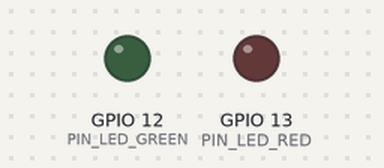
This sketch was run on a simulated ESP32. On the bench: output pins drawn as LEDs (lit = HIGH). WiFi joins after 1.5 s; servers stay silent unless stated; network time is answered at once with the bench clock; the local clock reads 2024-03-15 10:24:30 at power-on unless the sketch sets it; what the sketch prints to the serial monitor is not drawn.

Above: at 3.5 s.
At 8.15 s:
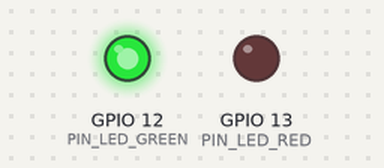
Timing chart, 0 to 9.0 s (numbered marks = the images above):
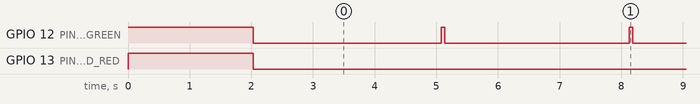

The sketch:

wh_ntp.ino
```cpp
#include "wh_ntp.h"

WhNTP::WhNTP():ntpUDP(),timeClient(ntpUDP){
	this->timeClient.begin();
	this->timeClient.setTimeOffset(TIME_ZONE_OFFSET);
}

bool WhNTP::IsOperational(){
	return this->isOperational;
}

bool WhNTP::Update(){
	if((millis() - this->lastUpdate) > NTP_UPDATE_TIME || !this->success){
		#ifdef DEBUG
		Serial.println("WhNTP::Update");
		#endif
		int max_retries = MAX_NTP_RETRIES;

		while(!this->timeClient.update() && max_retries > 0){
			this->timeClient.forceUpdate();
			max_retries--;
		}

		if(max_retries > 0)
		{
			#ifdef DEBUG
			Serial.println("WhNTP::Update success");
			#endif
			this->success = true;
			int currentHour = this->timeClient.getHours();
			int currentDay = this->timeClient.getDay();

			#ifdef DEBUG
			char buffer[128];
			sprintf(buffer, "current time: hour %d: min %d, day %d", currentHour, this->timeClient.getMinutes(), currentDay );
			Serial.println(buffer);
			#endif

			bool tmpIsOperational = false;
			if(currentDay >= OPERATIONAL_DAYS_START && currentDay <= OPERATIONAL_DAYS_END && currentHour >= OPERATIONAL_HOURS_START && currentHour <= OPERATIONAL_HOURS_END)
				tmpIsOperational = true;

			this->lastUpdate = millis();

			bool has_change = this->isOperational == tmpIsOperational ? true: false;
			this->isOperational = tmpIsOperational;
			#ifdef DEBUG
			sprintf(buffer, "is operational: %d: has change %d", this->isOperational, has_change );
			Serial.println(buffer);
			#endif
			return has_change;
		}
	}

	return false;
}
```

alert_api.h
```cpp
#ifndef AlertAPI_h
#define AlertAPI_h

#include <HTTPClient.h>
#include <ArduinoJson.h>

class AlertAPI {
public:
	AlertAPI(char* url, char *key);

	int IsAlert();

private:
	char* apiUrl;
	char* apiKey;

};

#endif
```

alert_api.ino
```cpp
#include "alert_api.h"

AlertAPI::AlertAPI(char* url, char *key){
	this->apiUrl = url;
	this->apiKey = key;
}

int AlertAPI::IsAlert(){
	HTTPClient http;

	http.begin(this->apiUrl);
	http.addHeader("X-API-Key", this->apiKey);

	int httpResponseCode = http.GET();

	if (httpResponseCode > 0) {
		#ifdef DEBUG
		Serial.print("HTTP Response code: ");
		Serial.println(httpResponseCode);
		#endif

		String payload = http.getString();
		#ifdef DEBUG
		Serial.println(payload);
		#endif

		http.end();

		StaticJsonDocument<128> jsonResponse;
		deserializeJson(jsonResponse, payload);

		bool is_alert = jsonResponse["alert"];

		if(is_alert){
			#ifdef DEBUG
			Serial.println("alert");
			#endif
			return 1;
		}

		#ifdef DEBUG
		Serial.println("no alert");
		#endif
		return 0;
	}

	http.end();
	#ifdef DEBUG
	Serial.println("No response from the server");
	#endif
	return 2;
}
```

alert_logic.h
```cpp
#ifndef AlertLogic_h
#define AlertLogic_h

#include <WiFi.h>
#include "wh_ntp.h"
#include "alert_api.h"
#include "music.h"

#define PIN_BUZZER 18
#define PIN_LED_RED 13
#define PIN_LED_GREEN 12

#define WIFI_SSID "YOUR_WIFI_SSID"
#define WIFI_PASSWORD "YOUR_WIFI_PASSWORD"

#define API_URL "YOUR_SERVICE_URL"
#define API_KEY "YOUR_API_KEY"

#define LED_RED_DELAY_ON 300
#define LED_RED_DELAY_OFF 300
#define LED_GREEN_DELAY_ON 50
#define LED_GREEN_DELAY_OFF 3000

#define LOGIC_DELAY 30000

typedef struct {
	unsigned long blinkTimeDealyOn;
	unsigned long blinkTimeDealyOff;
	bool status;
	int pin;
} Led;

class AlertLogic {
public:
	AlertLogic();

	void Init();
	void Tick();
private:
	void SetAlert(bool alert, bool firstTime = false);
	void processAlert();

	WhNTP *whNTP = NULL;
	Music music = Music(PIN_BUZZER);
	AlertAPI alertAPI;

	Led leds[2] = {{LED_GREEN_DELAY_ON, LED_GREEN_DELAY_OFF, false, PIN_LED_GREEN}, {LED_RED_DELAY_ON, LED_RED_DELAY_OFF, false, PIN_LED_RED}};
	unsigned long lastTime = 0;
	unsigned long lastLedTime = 0;
	bool alertStatus = false;
	bool prevAlertStatus = false;
};

#endif
```

alert_logic.ino
```cpp
#include "alert_logic.h"

AlertLogic::AlertLogic()
	: alertAPI(API_URL, API_KEY){

}

void AlertLogic::Init(){
	pinMode(this->leds[0].pin, OUTPUT);
	pinMode(this->leds[1].pin, OUTPUT);
	digitalWrite(PIN_LED_GREEN, 1);
	digitalWrite(PIN_LED_RED, 1);

	WiFi.begin(WIFI_SSID, WIFI_PASSWORD);
	Serial.println("Connecting WiFi");

	while(WiFi.status() != WL_CONNECTED)
		delay(1000);

	Serial.println("WiFi connected");
	Serial.println(WiFi.localIP());

	this->whNTP = new WhNTP();
	this->whNTP->Update();

	this->SetAlert(false, true);
	digitalWrite(PIN_LED_GREEN, 0);
	digitalWrite(PIN_LED_RED, 0);
}

void AlertLogic::SetAlert(bool alarm, bool firstTime){
	if(this->alertStatus != alarm || firstTime){
		#ifdef DEBUG
		char buffer[128];
		sprintf(buffer, "processAlarm(is_alarm = %d, firstTime = %d)", alarm, firstTime);
		Serial.println(buffer);
		#endif

		this->prevAlertStatus = this->alertStatus;
		this->alertStatus = alarm;
		this->lastLedTime = millis();
		this->leds[int(this->alertStatus)].status = true;
		digitalWrite(this->leds[int(this->alertStatus)].pin, HIGH);
		digitalWrite(this->leds[int(!this->alertStatus)].pin, LOW);

		if(!firstTime)
			if(alarm){
				this->music.PlayAlertOn();
			}else{
				this->music.PlayAlertOff();
			}
	}
}

void AlertLogic::processAlert(){
	unsigned long max_delay = leds[int(this->alertStatus)].blinkTimeDealyOff;
	if(leds[int(this->alertStatus)].status)
		max_delay = this->leds[int(this->alertStatus)].blinkTimeDealyOn;

	if(millis() - this->lastLedTime >= max_delay){
		this->lastLedTime = millis();
		this->leds[int(this->alertStatus)].status = !leds[int(this->alertStatus)].status;
		digitalWrite(this->leds[int(this->alertStatus)].pin, int(this->leds[int(this->alertStatus)].status));
		#ifdef DEBUG
		char buffer[128];
		sprintf(buffer, "processAlarm: max_delay reset, status(%d) pin(%d) write(%d)", this->leds[int(this->alertStatus)].status, this->leds[int(this->alertStatus)].pin, int(this->leds[int(this->alertStatus)].status));
		Serial.println(buffer);
		#endif
	}
}

void AlertLogic::Tick(){

	if(this->whNTP->Update()){
		digitalWrite(PIN_LED_GREEN, 0);
		digitalWrite(PIN_LED_RED, 0);
	}

	if(this->whNTP->IsOperational()){
		if((millis() - this->lastTime) > LOGIC_DELAY) {
			#ifdef DEBUG
			Serial.println("Logic time");
			#endif
			this->lastTime = millis();

			if(WiFi.status() == WL_CONNECTED){
				int result = this->alertAPI.IsAlert();

				if(result < 2)
					this->SetAlert(bool(result));
			}
		}

		this->processAlert();
	}
}
```

main.ino
```cpp
#include <time.h>
#include "alert_logic.h"

#define DEBUG

AlertLogic alertLogic;

void setup() {
	Serial.begin(115200);

	alertLogic = AlertLogic();
	alertLogic.Init();
}

void loop() {
	alertLogic.Tick();
}
```

music.ino
```cpp
#include "music.h"

Music::Music(int pinBuzzer){
	this->pinBuzzer = byte(pinBuzzer);
}

void Music::Play(int melody[], int delays[], int length, float delay_multi){
	for (int thisNote = 0; thisNote < length; thisNote++) {
		int noteDuration = (delays[thisNote] * delay_multi);
		if(melody[thisNote] != 0)
			tone(this->pinBuzzer, melody[thisNote], noteDuration);

		int pauseBetweenNotes = noteDuration * 1.30;
		delay(pauseBetweenNotes);
		noTone(this->pinBuzzer);
	}
}

void Music::PlayAlertOn(){
	this->Play(melody_alert_on, delay_alert_on, MELODY_LENGTH_ALERT_ON, 0.8);
}

void Music::PlayAlertOff(){
	this->Play(melody_alert_off, delay_alert_off, MELODY_LENGTH_ALERT_OFF, 1.5);
}
```

wh_ntp.h
```cpp
#ifndef WH_NTP_h
#define WH_NTP_h

#include <NTPClient.h>
#include <WiFiUdp.h>

#define OPERATIONAL_HOURS_START 0
#define OPERATIONAL_HOURS_END 24
#define OPERATIONAL_DAYS_START 1
#define OPERATIONAL_DAYS_END 7

#define NTP_UPDATE_TIME	600000
#define MAX_NTP_RETRIES 5

#define TIME_ZONE_OFFSET 7200

class WhNTP {
public:
	WhNTP();

	bool Update();
	bool IsOperational();

private:
	unsigned long lastUpdate = 0;
	bool isOperational = false;
	bool success = false;

	WiFiUDP ntpUDP;
	NTPClient timeClient;
};

#endif
```

Source omitted: music.h (data table, 1820 bytes)

Measured:
- by itself, GPIO 12 (PIN_LED_GREEN): goes 18 × (LOW 3.0 s, HIGH 0.05 s), LOW 3.0 s, HIGH 0.21 s, 22 × (LOW 3.0 s, HIGH 0.05 s), then LOW
- by itself, everything shown: repeats every 6.1 s, in 4 steps
